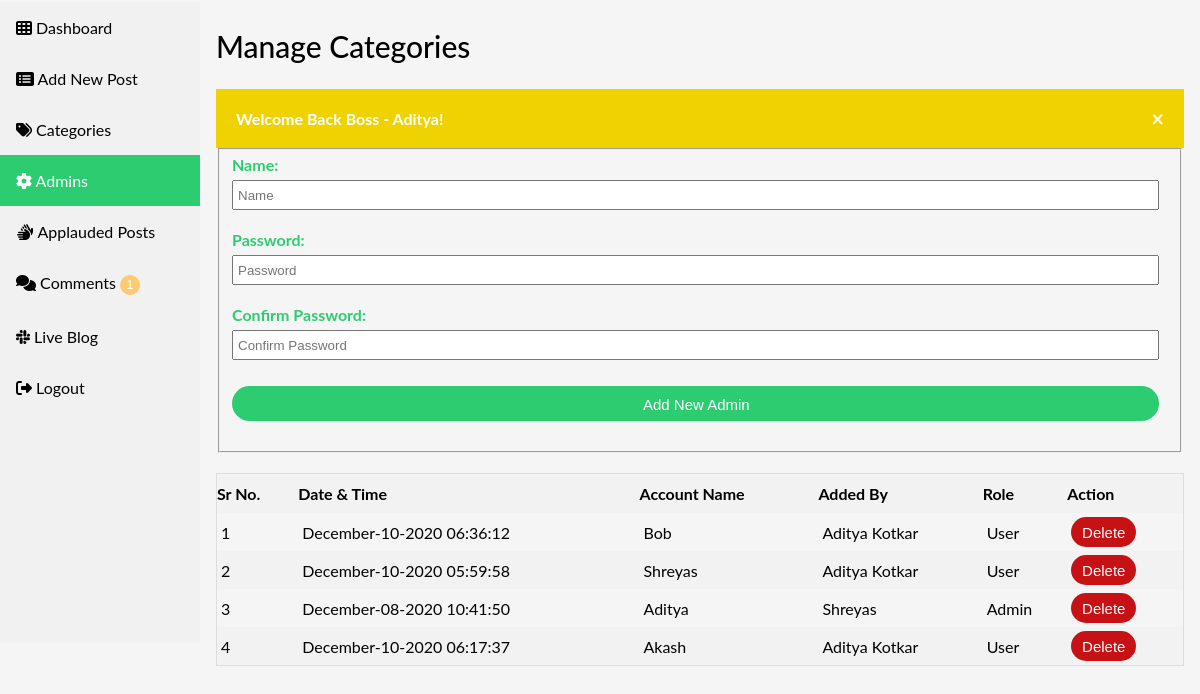
The app's page /Admins.php (signed in), older data.
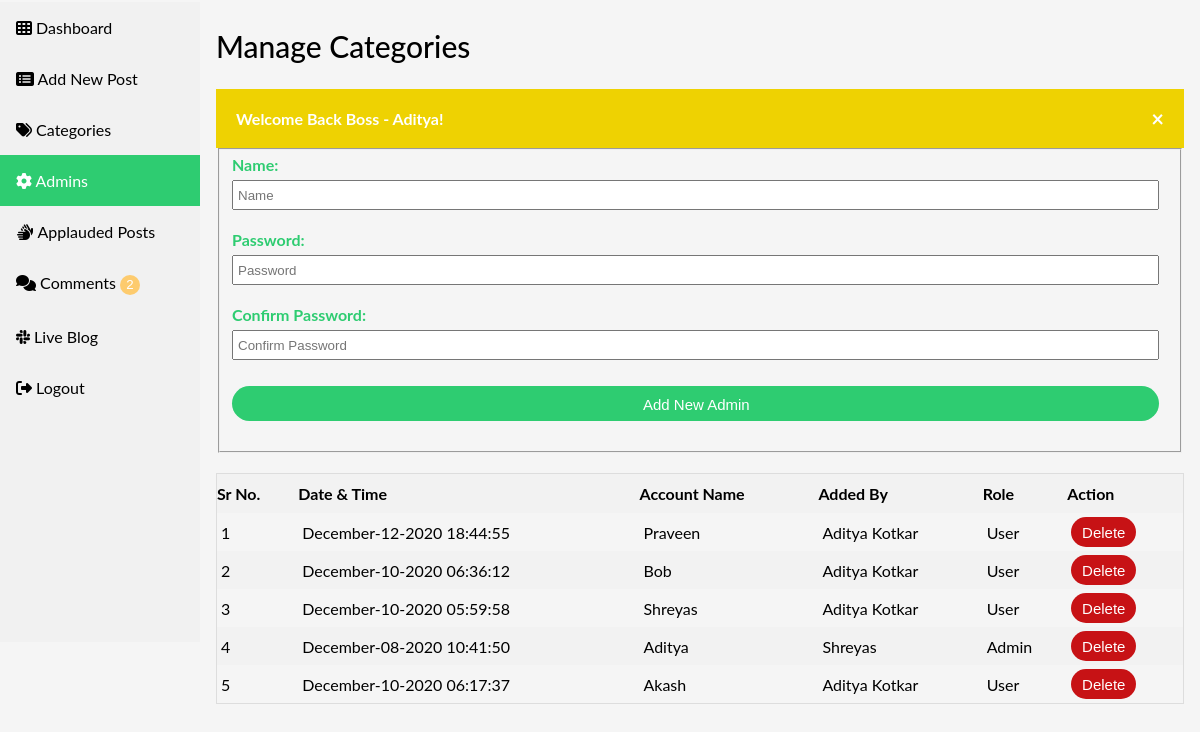
The same page, newer data.
### tables this page shows
CREATE TABLE `registration` (
  `id` int(10) NOT NULL,
  `datetime` varchar(50) NOT NULL,
  `addedby` varchar(200) NOT NULL,
  `username` varchar(200) NOT NULL,
  `password` varchar(200) NOT NULL,
  `role` varchar(10) NOT NULL
);

### Admins.php (the view, shortened to what this page needs)
<?php require_once("include/Sessions.php"); ?>
<?php require_once("include/Functions.php"); ?>
<!DOCTYPE html>
<html lang="en">
<head>
    <link rel="stylesheet" href="css/adminStyles.css">
</head>
<body>
<div class="mid">
    <div class="sidebar">
        <a href="dashboard.php"><i class="fas fa-th"></i> Dashboard</a>
        <a href="AddNewPost.php"><i class="fas fa-list-alt"></i> Add New Post</a>
        <a href="Categories.php"><i class="fas fa-tags"></i> Categories</a>
        <a class="active" href="Admins.php"><i class="fas fa-cog"></i></i> Admins</a>
        <a href="Applause.php"><i class="fas fa-sign-language"></i> Applauded Posts</a>
        <a href="Comments.php">
            <i class="fas fa-comments"></i> Comments
            <?php
                $QueryDisApproved = "SELECT COUNT(*) from comments WHERE status='OFF' ";
                $ExecuteDisApproved = $Connection->query($QueryDisApproved);
                $RowsDisApproved = $ExecuteDisApproved->fetch_assoc();
                $TotalDisApproved = array_shift($RowsDisApproved);
                if($TotalDisApproved){
            ?>
            <button class="cmt_y">
                <?php echo $TotalDisApproved; ?>
            </button>
            <?php } ?>
        </a>
        <a href="Blog.php"><i class="fab fa-slack"></i> Live Blog</a>
        <a href="Logout.php"><i class="fas fa-sign-out-alt"></i> Logout</a>
    </div>
</div>
<div class="topp">
    <div class="content">
        <h2>Manage Categories</h2>
        <?php echo Message(); echo SuccessMessage(); ?>
        <form action="Admins.php" method="post">
            <fieldset>
                <h4>Name:</h4>
                <input type="text" name="Username" id="Name" placeholder="Name">
                <h4>Password:</h4>
                <input type="password" name="Password" id="Name" placeholder="Password">
                <h4>Confirm Password:</h4>
                <input type="password" name="ConfirmPassword" id="Name" placeholder="Confirm Password">
                <input type="Submit" name="Submit" id="add" value="Add New Admin">
            </fieldset>
        </form>
        <table>
            <tr>
                <th>Sr No.</th>
                <th>Date & Time</th>
                <th>Account Name</th>
                <th>Added By</th>
                <th>Role</th>
                <th>Action</th>
            </tr>
            <?php
                $ViewQuery = "SELECT * FROM registration ORDER BY id desc";
                $Execute = $Connection->query($ViewQuery);
                $SrNo = 0;
                while($DataRows = $Execute->fetch_assoc()){
                    $Id = $DataRows["id"];
                    $DateTime = $DataRows["datetime"];
                    $Name = $DataRows["username"];
                    $CreatorName = $DataRows["addedby"];
                    $Role = $DataRows["role"];
                    $SrNo++;
            ?>
            <tr>
                <td><?php echo $SrNo; ?></td>
                <td><?php echo $DateTime; ?></td>
                <td><?php echo $Name; ?></td>
                <td><?php echo $CreatorName; ?></td>
                <td><?php echo $Role; ?></td>
                <td>
                    <button class="del">
                        <a href="DeleteAdmin.php?id=<?php echo $Id; ?>">Delete</a>
                    </button>
                </td>
            </tr>
            <?php } ?>
        </table>
    </div>
</div>
</body>
</html>

### include/Sessions.php (shortened to what this page needs)
<?php
    function SuccessMessage(){
        if(isset($_SESSION["SuccessMessage"])){
            $Output = '
            <div class="success">
                <span class="closebtn" onclick="this.parentElement.style.display="none";">&times;</span>
                <strong> '.htmlentities($_SESSION["SuccessMessage"]).'</strong>
            </div>
            ';
            return $Output;
        }
    }
?>

### css/adminStyles.css (style rules this page uses)
body { background: #f5f5f5; }

### include/Sessions.php (style rules this page uses)
.success { padding: 20px; background-color: #eed202; color: white; }
.closebtn { margin-left: 15px; color: white; font-weight: bold; float: right; font-size: 22px; line-height: 20px; cursor: pointer; transition: 0.3s; }

### Admins.php (style rules this page uses)
body { margin: 0; font-family: "Lato", sans-serif; }
.cmt_y { background-color: #fdcb6e; border: none; border-radius: 40px; height: 20px; width:20px; color: white; }
.mid { padding-top: 2px; }
.sidebar { margin: 0; padding: 0; width: 200px; background-color: #f1f1f1; position: absolute; height: 80%; overflow: auto; }
.sidebar a { display: block; color: black; padding: 16px; text-decoration: none; }
.sidebar a.active { background-color: #2ECC71; color: white; }
div.content { margin-left: 200px; padding: 1px 16px; height: auto; margin-bottom: 40px; }
h2 { font-weight: 500; font-size: 30px; }
table { margin-top: 20px; border-collapse: collapse; border-spacing: 0; width: 100%; border: 1px solid #ddd; }
th { text-align: left; padding: 10px 8px 10px 0; }
td { text-align: left; padding: 4px; }
th:first-child, td:first-child { text-align: left; }
tr:nth-child(odd) { background-color: #f2f2f2 }
.del { background-color: #c71215; border: none; border-radius: 30px; height: 30px; width:65px; color: white; font-size: 15px; }
.del a { text-decoration: none; color: white; }
input { height:30px; width:99%; margin-top: 6px; margin-bottom: 20px; text-indent: 2px; }
h4 { color: #2ECC71; margin:0; }
#add { color: white; background-color: #2ECC71; border: none; border-radius: 30px; padding-bottom: 20px; text-align: center; padding-top: 10px; height:35px; font-size: 15px; }

Row changes from the older to the newer data that the page shows:
added registration: datetime "December-12-2020 18:44:55", username "Praveen", addedby "Aditya Kotkar", role "User"
Text that changed along with them:
$TotalDisApproved: "1" → "2"
